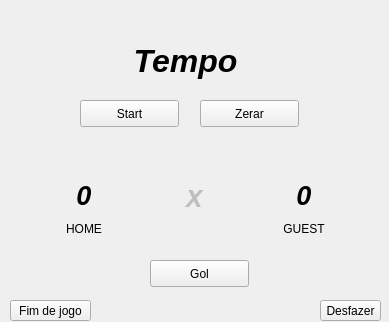
<?xml version="1.0" encoding="UTF-8"?>
<ui version="4.0">
 <class>placar</class>
 <widget class="QWidget" name="placar">
  <property name="geometry">
   <rect>
    <x>0</x>
    <y>0</y>
    <width>389</width>
    <height>322</height>
   </rect>
  </property>
  <property name="windowTitle">
   <string>HandShow</string>
  </property>
  <property name="windowIcon">
   <iconset>
    <normaloff>favicon.ico</normaloff>favicon.ico</iconset>
  </property>
  <property name="styleSheet">
   <string notr="true"/>
  </property>
  <widget class="QLabel" name="labeltime">
   <property name="geometry">
    <rect>
     <x>80</x>
     <y>30</y>
     <width>211</width>
     <height>61</height>
    </rect>
   </property>
   <property name="font">
    <font>
     <pointsize>24</pointsize>
     <weight>75</weight>
     <italic>true</italic>
     <bold>true</bold>
    </font>
   </property>
   <property name="text">
    <string>Tempo</string>
   </property>
   <property name="alignment">
    <set>Qt::AlignCenter</set>
   </property>
  </widget>
  <widget class="QPushButton" name="btnstart">
   <property name="geometry">
    <rect>
     <x>80</x>
     <y>100</y>
     <width>99</width>
     <height>27</height>
    </rect>
   </property>
   <property name="cursor">
    <cursorShape>PointingHandCursor</cursorShape>
   </property>
   <property name="text">
    <string>Start</string>
   </property>
  </widget>
  <widget class="QPushButton" name="btnrestart">
   <property name="geometry">
    <rect>
     <x>200</x>
     <y>100</y>
     <width>99</width>
     <height>27</height>
    </rect>
   </property>
   <property name="cursor">
    <cursorShape>PointingHandCursor</cursorShape>
   </property>
   <property name="text">
    <string>Zerar</string>
   </property>
  </widget>
  <widget class="QPushButton" name="btngol">
   <property name="geometry">
    <rect>
     <x>150</x>
     <y>260</y>
     <width>99</width>
     <height>27</height>
    </rect>
   </property>
   <property name="cursor">
    <cursorShape>PointingHandCursor</cursorShape>
   </property>
   <property name="text">
    <string>Gol</string>
   </property>
  </widget>
  <widget class="QLabel" name="scorehome">
   <property name="geometry">
    <rect>
     <x>50</x>
     <y>150</y>
     <width>68</width>
     <height>91</height>
    </rect>
   </property>
   <property name="font">
    <font>
     <pointsize>20</pointsize>
     <weight>75</weight>
     <italic>true</italic>
     <bold>true</bold>
    </font>
   </property>
   <property name="text">
    <string>0</string>
   </property>
   <property name="alignment">
    <set>Qt::AlignCenter</set>
   </property>
  </widget>
  <widget class="QLabel" name="scoreguest">
   <property name="geometry">
    <rect>
     <x>270</x>
     <y>150</y>
     <width>68</width>
     <height>91</height>
    </rect>
   </property>
   <property name="font">
    <font>
     <pointsize>20</pointsize>
     <weight>75</weight>
     <italic>true</italic>
     <bold>true</bold>
    </font>
   </property>
   <property name="text">
    <string>0</string>
   </property>
   <property name="alignment">
    <set>Qt::AlignCenter</set>
   </property>
  </widget>
  <widget class="QLabel" name="labelinactive">
   <property name="enabled">
    <bool>false</bool>
   </property>
   <property name="geometry">
    <rect>
     <x>160</x>
     <y>190</y>
     <width>68</width>
     <height>17</height>
    </rect>
   </property>
   <property name="font">
    <font>
     <pointsize>20</pointsize>
     <weight>75</weight>
     <italic>true</italic>
     <bold>true</bold>
    </font>
   </property>
   <property name="text">
    <string>X</string>
   </property>
   <property name="alignment">
    <set>Qt::AlignCenter</set>
   </property>
  </widget>
  <widget class="QLabel" name="home">
   <property name="geometry">
    <rect>
     <x>50</x>
     <y>220</y>
     <width>68</width>
     <height>17</height>
    </rect>
   </property>
   <property name="text">
    <string>HOME</string>
   </property>
   <property name="alignment">
    <set>Qt::AlignCenter</set>
   </property>
  </widget>
  <widget class="QLabel" name="guest">
   <property name="geometry">
    <rect>
     <x>270</x>
     <y>220</y>
     <width>68</width>
     <height>17</height>
    </rect>
   </property>
   <property name="text">
    <string>GUEST</string>
   </property>
   <property name="alignment">
    <set>Qt::AlignCenter</set>
   </property>
  </widget>
  <widget class="QPushButton" name="btnerro">
   <property name="geometry">
    <rect>
     <x>320</x>
     <y>300</y>
     <width>61</width>
     <height>21</height>
    </rect>
   </property>
   <property name="cursor">
    <cursorShape>PointingHandCursor</cursorShape>
   </property>
   <property name="text">
    <string>Desfazer</string>
   </property>
  </widget>
  <widget class="QPushButton" name="endgame">
   <property name="geometry">
    <rect>
     <x>10</x>
     <y>300</y>
     <width>81</width>
     <height>21</height>
    </rect>
   </property>
   <property name="cursor">
    <cursorShape>PointingHandCursor</cursorShape>
   </property>
   <property name="text">
    <string>Fim de jogo</string>
   </property>
  </widget>
  <widget class="QLabel" name="message">
   <property name="geometry">
    <rect>
     <x>20</x>
     <y>10</y>
     <width>341</width>
     <height>31</height>
    </rect>
   </property>
   <property name="text">
    <string/>
   </property>
   <property name="alignment">
    <set>Qt::AlignCenter</set>
   </property>
  </widget>
 </widget>
 <resources/>
 <connections/>
</ui>
